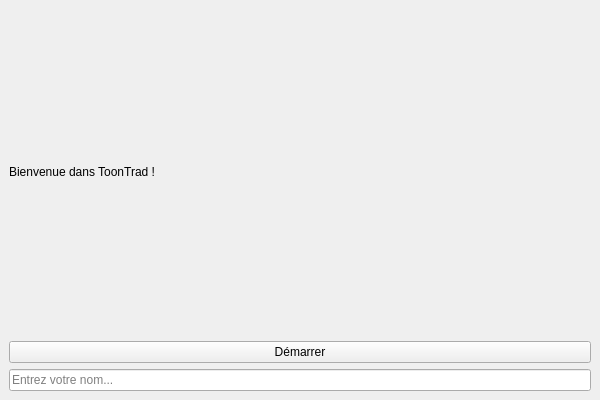
<?xml version="1.0" encoding="UTF-8"?>
<ui version="4.0">
    <class>MainWindow</class>
    <widget class="QMainWindow" name="MainWindow">
        <property name="geometry">
            <rect>
                <x>0</x>
                <y>0</y>
                <width>600</width>
                <height>400</height>
            </rect>
        </property>
        <property name="windowTitle">
            <string>Mon Projet</string>
        </property>
        <widget class="QWidget" name="centralwidget">
            <!-- Label -->
            <layout class="QVBoxLayout" name="verticalLayout">
                <item>
                    <widget class="QLabel" name="labelWelcome">
                        <property name="text">
                            <string>Bienvenue dans ToonTrad !</string>
                        </property>
                    </widget>
                </item>
                <item>
                    <widget class="QPushButton" name="btnStart">
                        <property name="text">
                            <string>Démarrer</string>
                        </property>
                    </widget>
                </item>
                <item>
                    <widget class="QLineEdit" name="inputName">
                        <property name="placeholderText">
                            <string>Entrez votre nom...</string>
                        </property>
                    </widget>
                </item>
            </layout>
        </widget>
    </widget>
    <resources/>
    <connections/>
</ui>
